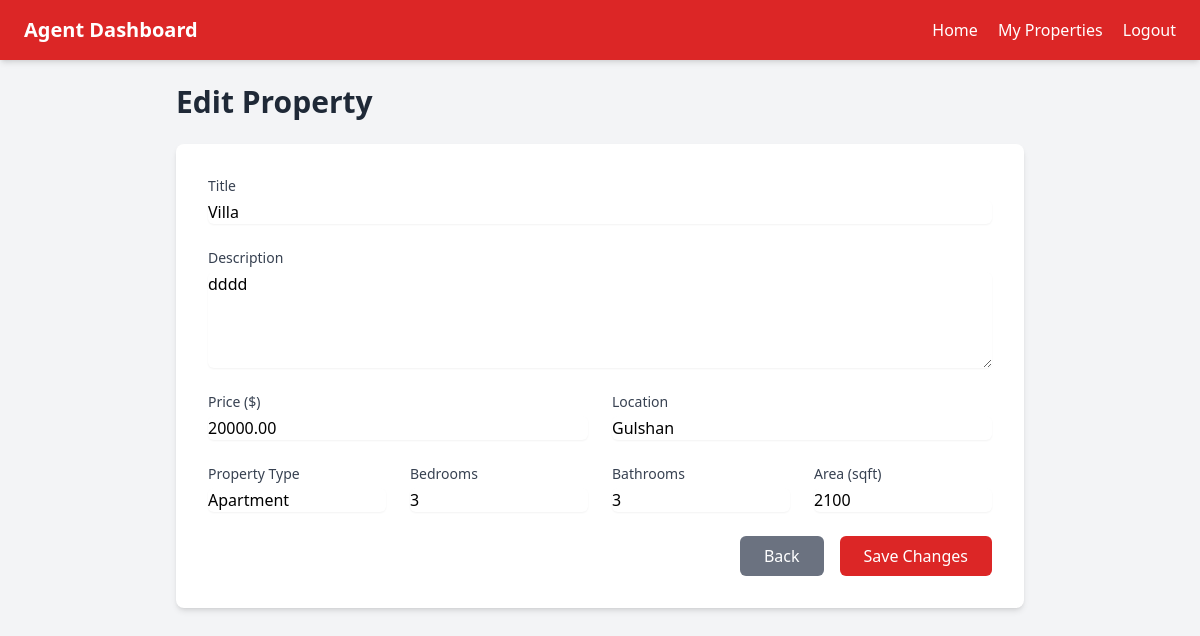
/edit-property.php?id=3 (signed in), run on the app's committed database.
### tables this page shows
CREATE TABLE `properties` (
  `id` int(11) NOT NULL,
  `agent_id` int(11) DEFAULT NULL,
  `title` varchar(255) DEFAULT NULL,
  `description` text DEFAULT NULL,
  `price` decimal(12,2) DEFAULT NULL,
  `location` varchar(255) DEFAULT NULL,
  `property_type` varchar(50) DEFAULT NULL,
  `bedrooms` int(11) DEFAULT NULL,
  `bathrooms` int(11) DEFAULT NULL,
  `area_sqft` float DEFAULT NULL,
  `created_at` timestamp NOT NULL DEFAULT current_timestamp(),
  `latitude` decimal(10,7) DEFAULT NULL,
  `longitude` decimal(10,7) DEFAULT NULL
);

### edit-property.php (the view, shortened to what this page needs)
<?php
include 'db.php';
$agentId = $_SESSION['user_id'];
$propertyId = isset($_GET['id']) ? (int)$_GET['id'] : 0;
$stmt = $conn->prepare("SELECT * FROM properties WHERE id = ? AND agent_id = ?");
$stmt->bind_param("ii", $propertyId, $agentId);
$stmt->execute();
$result = $stmt->get_result();
$property = $result->fetch_assoc();
?>
<!DOCTYPE html>
<html lang="en">
<head>
    <script src="https://cdn.tailwindcss.com"></script>
</head>
<body class="bg-gray-100">
<nav class="bg-red-600 text-white shadow-md px-6 py-4 flex justify-between items-center">
    <div class="text-xl font-bold">Agent Dashboard</div>
    <div class="space-x-4">
        <a href="agent_dashboard.php" class="hover:text-yellow-200">Home</a>
        <a href="agent_properties.php" class="hover:text-yellow-200">My Properties</a>
        <a href="logout.php" class="hover:text-yellow-200">Logout</a>
    </div>
</nav>
<div class="container mx-auto p-6 max-w-4xl">
    <h2 class="text-3xl font-bold text-gray-800 mb-6">Edit Property</h2>
    <form method="POST" class="bg-white p-8 rounded-lg shadow-md space-y-6">
        <div>
            <label for="title" class="block text-sm font-medium text-gray-700">Title</label>
            <input type="text" name="title" id="title" class="mt-1 block w-full border-gray-300 rounded-md shadow-sm" value="<?= htmlspecialchars($property['title']) ?>" required>
        </div>
        <div>
            <label for="description" class="block text-sm font-medium text-gray-700">Description</label>
            <textarea name="description" id="description" rows="4" class="mt-1 block w-full border-gray-300 rounded-md shadow-sm"><?= htmlspecialchars($property['description']) ?></textarea>
        </div>
        <div class="grid grid-cols-1 md:grid-cols-2 gap-6">
            <div>
                <label for="price" class="block text-sm font-medium text-gray-700">Price ($)</label>
                <input type="number" name="price" id="price" step="0.01" class="mt-1 block w-full border-gray-300 rounded-md shadow-sm" value="<?= htmlspecialchars($property['price']) ?>" required>
            </div>
            <div>
                <label for="location" class="block text-sm font-medium text-gray-700">Location</label>
                <input type="text" name="location" id="location" class="mt-1 block w-full border-gray-300 rounded-md shadow-sm" value="<?= htmlspecialchars($property['location']) ?>" required>
            </div>
        </div>
        <div class="grid grid-cols-1 md:grid-cols-2 lg:grid-cols-4 gap-6">
            <div>
                <label for="property_type" class="block text-sm font-medium text-gray-700">Property Type</label>
                <input type="text" name="property_type" id="property_type" class="mt-1 block w-full border-gray-300 rounded-md shadow-sm" value="<?= htmlspecialchars($property['property_type']) ?>">
            </div>
            <div>
                <label for="bedrooms" class="block text-sm font-medium text-gray-700">Bedrooms</label>
                <input type="number" name="bedrooms" id="bedrooms" class="mt-1 block w-full border-gray-300 rounded-md shadow-sm" value="<?= htmlspecialchars($property['bedrooms']) ?>">
            </div>
            <div>
                <label for="bathrooms" class="block text-sm font-medium text-gray-700">Bathrooms</label>
                <input type="number" name="bathrooms" id="bathrooms" class="mt-1 block w-full border-gray-300 rounded-md shadow-sm" value="<?= htmlspecialchars($property['bathrooms']) ?>">
            </div>
            <div>
                <label for="area_sqft" class="block text-sm font-medium text-gray-700">Area (sqft)</label>
                <input type="number" name="area_sqft" id="area_sqft" class="mt-1 block w-full border-gray-300 rounded-md shadow-sm" value="<?= htmlspecialchars($property['area_sqft']) ?>">
            </div>
        </div>
        <div class="flex justify-end space-x-4">
             <a href="agent_properties.php" class="bg-gray-500 text-white px-6 py-2 rounded-md hover:bg-gray-600">Back</a>
            <button type="submit" class="bg-red-600 text-white px-6 py-2 rounded-md hover:bg-red-700">Save Changes</button>
        </div>
    </form>
</div>
</body>
</html>

### data on the page
properties: title "Villa", description "dddd", price "20000.00", location "Gulshan", property_type "Apartment", bedrooms "3", bathrooms "3", area_sqft "2100"
